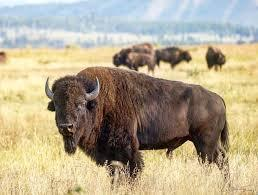
#> input picture Buffalo.jpg, 258 x 195 px
$ python main.py
#> lines starting #> are read from the running program, lines starting #| are printed output that depends on the picture
from PIL import Image

RED = "\033[31m"
GREEN = "\033[32m"
YELLOW = "\033[93m"
BLUE = "\033[34m"
CYAN = "\033[36m"
RESET = "\033[0m"

im = Image.open("Buffalo.jpg")
#> im is the input picture: PIL image 258x195 RGB; mean R, G, B 179.3, 167.9, 142.7
im1 = Image.open("Elephant.jpg")
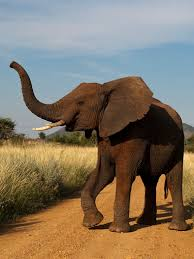
#> input picture Elephant.jpg, 194 x 259 px
#> im1 is the input picture: PIL image 194x259 RGB; mean R, G, B 130.2, 116.7, 99.3
im2 = Image.open("Bird.jpg")
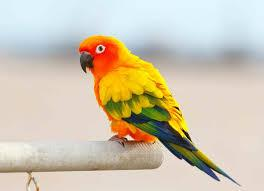
#> input picture Bird.jpg, 264 x 191 px
#> im2 is the input picture: PIL image 264x191 RGB; mean R, G, B 207.5, 197.4, 177.2
ImageChoice = ''

x = 100
print(BLUE + "Enter \'start\' to begin")
start = input()
#> (the run stopped early here; a loop or call above may not have finished)
